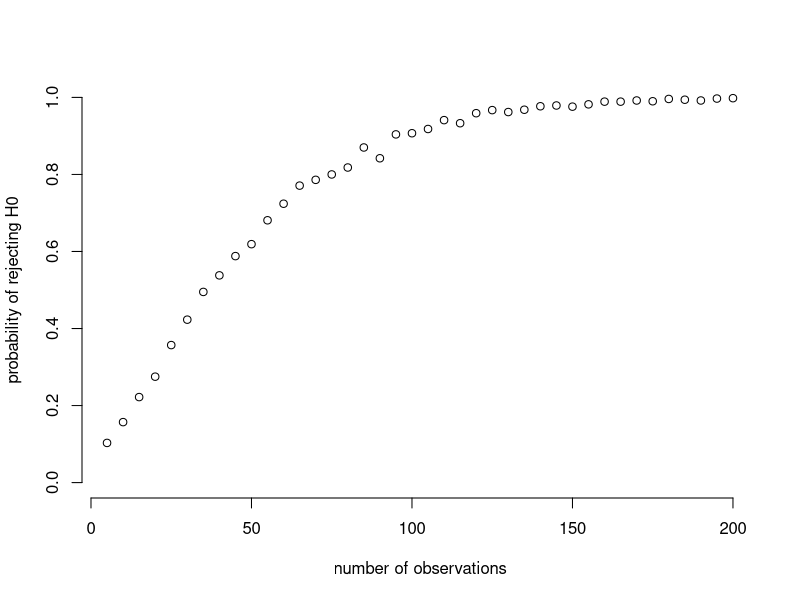
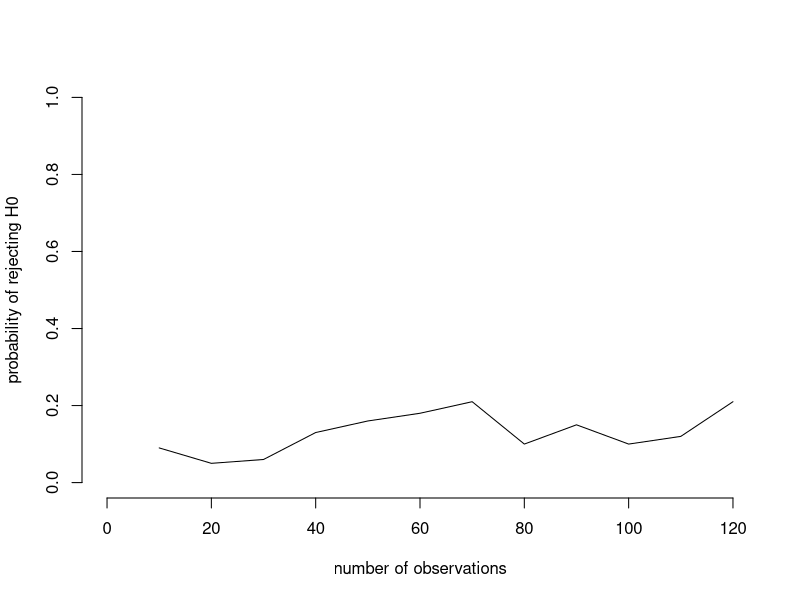

The R script that drew these images, in order: (Note: this script raises an error after producing the figures.)
## Simple power analysis simulations

### ----------------- ONE EFFECT SIZE ----------------- 
true.mean <- 1
true.sd <- 3
ns <- seq(5,200,5)
num.samps <- 1000

ps <- matrix(nrow=num.samps,ncol=length(ns))
for (i in 1:length(ns)) {
	for (j in 1:num.samps) {
		d <- rnorm(ns[i],true.mean,true.sd)
		ps[j,i] <- t.test(d)$p.val < .05
	}	
}

power <- colMeans(ps)

plot(ns,power,xlab="number of observations",ylim=c(0,1),
	ylab="probability of rejecting H0",bty="n")
	


### ----------------- VARY EFFECT SIZE ----------------- 
true.mean <- 1
ns <- seq(10,120,10)
num.samps <- 100
es <- seq(0.1,1,.1) # effect size

ps <- list()
power <- matrix(nrow=length(es),ncol=length(ns))
for (e in 1:length(es)) {
	true.sd <- true.mean / es[e]  # effect size is SD scaled by mean
	
	ps[[e]] <- matrix(nrow=num.samps,ncol=length(ns))
	
	for (i in 1:length(ns)) {
		for (j in 1:num.samps) {
			d <- rnorm(ns[i],true.mean,true.sd)
			ps[[e]][j,i] <- t.test(d)$p.val < .05
		}	
		power[e,i] <- mean(ps[[e]][,i])
	}
	
}

plot(NA,xlab="number of observations",
	ylab="probability of rejecting H0",bty="n",type="l",ylim=c(0,1),xlim=c(0,120))

for (e in 1:length(es)) {
	lines(ns,power[e,],col=e)	
	text(ends[i] + (ends[i]/15),power[e,ns==ends[i]],es[e],col=e,xpd="n")
}	


### pretty layout
layout(matrix(c(1,2,3,4), 2, 2, byrow = TRUE))
ends <- c(30,60,90,120)
for (i in 1:4) {
	plot(NA,xlab="number of observations",
		ylab="probability of rejecting H0",bty="n",type="l",ylim=c(0,1),xlim=c(10,ends[i]))

	for (e in 1:length(es)) {
		lines(ns[ns<=ends[i]],power[e,ns<=ends[i]],col=e)	
		text(ends[i] + (ends[i]/15),power[e,ns==ends[i]],es[e],col=e,xpd="n")
	}
}		
